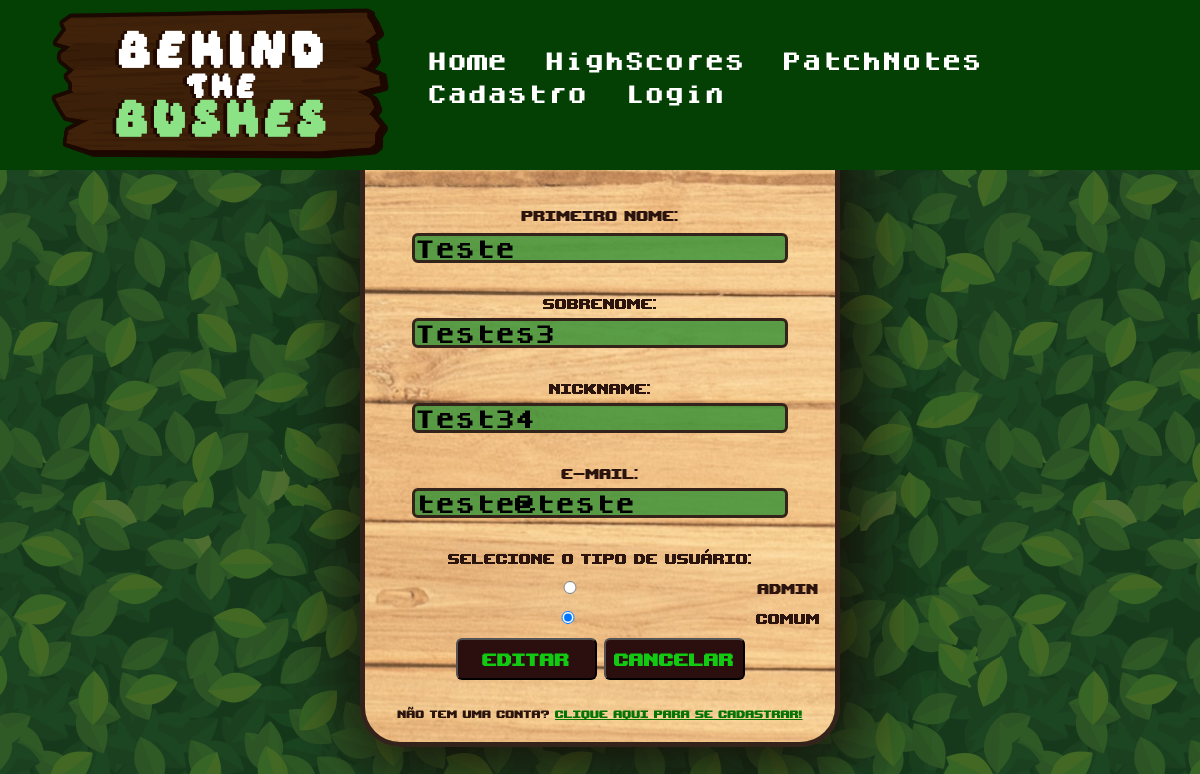
The page /editarUsuario.php?Id=10 on the database its author committed.
### tables this page shows
CREATE TABLE `tbusuario` (
  `Id` int(11) NOT NULL,
  `NomeUsuario` varchar(30) NOT NULL,
  `SobrenomeUsuario` varchar(50) NOT NULL,
  `NickUsuario` varchar(30) NOT NULL,
  `EmailUsuario` varchar(50) NOT NULL,
  `SenhaUsuario` varchar(30) NOT NULL,
  `TipoUsuario` char(5) NOT NULL,
  `HighScore` int(6) NOT NULL
);

### editarUsuario.php (the view, shortened to what this page needs)
<!DOCTYPE html>
<html lang="pt-br">
<head>
    <link rel="stylesheet" href="editarStyle.css">
    <link href="https://cdn.jsdelivr.net/npm/bootstrap@5.2.3/dist/css/bootstrap.min.css" rel="stylesheet">
    <link rel="stylesheet" href="navTituloStyle.css">
</head>
<body>
    <?php
        require_once("Header.php");
    ?>
    <?php
        if(isset($_GET["Id"])){
            $Id = $_GET["Id"];
            $sql = "SELECT * FROM tbusuario WHERE Id = $Id";
            $consulta = $conn->query($sql);
            $usuario = $consulta ->fetch_assoc();
        }
    ?>
    <div class = "container1">
        <div class="div1" >
            <p class="p1" >Editar</p>
            <form class="form1" action="editarUsuario.php?Id=<?php echo $_GET['Id'] ?>" method="post">
                <label for="txtNome" >Primeiro nome:</label><br>
                <input type="text" id="txtNome" name="txtNome" class="input1"  value="<?php echo $usuario["NomeUsuario"]?>" style="margin-top: 3px;font-family:'DogicaBold';" required><br>
                <label for="txtSobrenome" >Sobrenome:</label><br>
                <input type="text" id="txtSobrenome" name="txtSobrenome" class="input1" value="<?php echo $usuario["SobrenomeUsuario"]?>" style="font-family:'DogicaBold';" required><br>
                <label for="txtNick">Nickname:</label><br>
                <input type="text" id="txtNick" name="txtNick" class="input1" value="<?php echo $usuario["NickUsuario"]?>" style="font-family:'DogicaBold';" required><br>
                <label for="txtEmail">E-mail:</label><br>
                <input type="text" id="txtEmail" name="txtEmail" class="input1"  value="<?php echo $usuario["EmailUsuario"]?>" style="font-family:'DogicaBold';" required><br>
                <label for="TipoUsuario"> Selecione o tipo de usuário:</label><br>
                <input type="radio"  name="TipoUsuario" value="ADMIN" class="input1" style="font-family:'DogicaBold';" <?php echo("ADMIN"==$usuario["TipoUsuario"])?"checked":"" ?>>ADMIN
                <input type="radio" name="TipoUsuario" value="COMUM" class="input1" style="font-family:'DogicaBold';" <?php echo("COMUM"==$usuario["TipoUsuario"])?"checked":"" ?>>COMUM
                <input type="submit" value="Editar" nome="btnEditar" class="BotaoCadastrar">
                <input type="reset" value="Cancelar" nome="btnCancelar" class="BotaoCadastrar">
            </form>
            <p class="p2">Não tem uma conta? <a href="cadastro.php" style="color: rgb(4, 116, 4);">clique aqui para se cadastrar!</a></p>
        </div>
    </div>
</body>
</html>

### editarStyle.css (style rules this page uses)
body { text-align: center; background-image: url(Images/Bush1.png); background-repeat: repeat; }
::placeholder { color: rgba(4, 70, 4, 0.842); opacity: 1; font-size: 17px; }
.container1 { display: flex; justify-content: center; text-align: center; margin-top: 9.5%; }
.div1 { background-image: url(Images/woodenTexture.jpg); width: 40%; height: 50%; background-repeat: no-repeat; border-style: solid; border-width: 5px; border-color: rgb(51, 35, 26); border-radius: 40px; box-shadow: 5px 5px 75px 5px rgba(24, 7, 7, 0.644), 5px 5px 75px 5px rgba(17, 10, 1, 0.651); text-align: center; }
.p1 { margin-bottom: 20px; font-family: 'Upheaval'; font-size: 35px; color: rgb(43, 20, 14); text-decoration: underline; margin-top: 1.9%; }
.p2 { margin-top:4%; font-family: 'Upheaval'; font-size: 15px; color: rgb(43, 20, 14); }
input[type=text] { height: 30px; margin-bottom: 25px; font-family:'DogicaBold'; }
input { border-radius: 6px; }
.input1 { margin-bottom: 3px; background-color: rgba(52, 145, 52, 0.8); font-family: 'Dogica'; font-size: 20px; width: 80%; border-width: 3px; border-style: solid; border-color: rgb(51, 35, 26); }
.form1 { color: rgb(43, 20, 14); margin-bottom: 3px; font-family: 'Upheaval'; font-size: 20px; }
.BotaoCadastrar { margin-top: 1%; margin-bottom: 1%; font-family: 'Upheaval'; font-size: 25px; color: rgb(19, 202, 19); text-decoration: none; background-color: rgb(43, 15, 14); width: 30%; }

### HeaderStyle.css (style rules this page uses)
* { margin: 0; padding: 0; }

### rows shown on the page
tbusuario: txtNome "Teste", txtSobrenome "Testes3", txtNick "Test34", txtEmail "teste@teste", TipoUsuario "☑"
